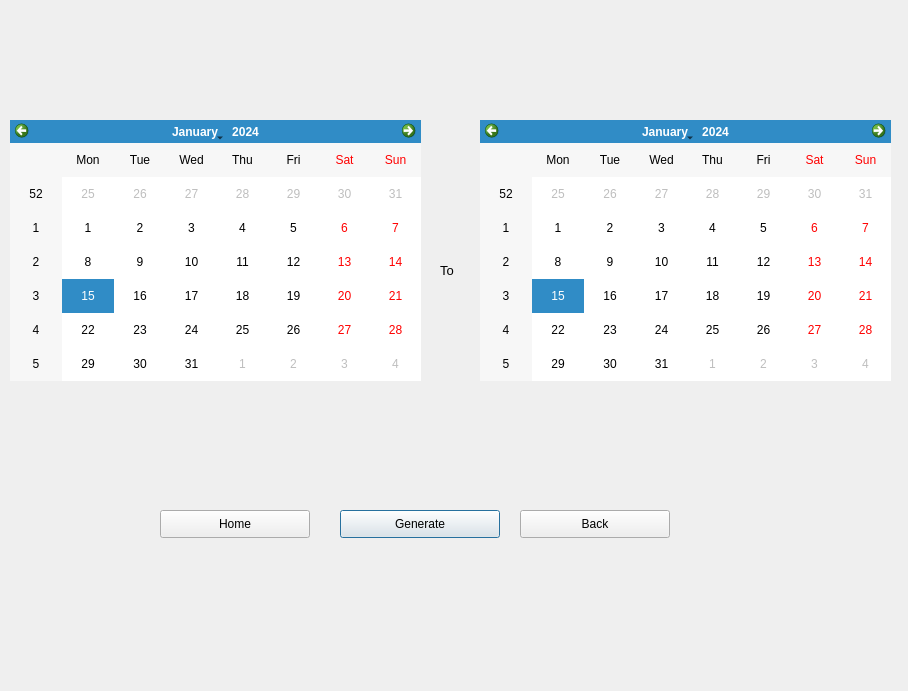
<?xml version="1.0" encoding="UTF-8"?>
<ui version="4.0">
 <class>Dialog</class>
 <widget class="QDialog" name="Dialog">
  <property name="geometry">
   <rect>
    <x>0</x>
    <y>0</y>
    <width>908</width>
    <height>691</height>
   </rect>
  </property>
  <property name="windowTitle">
   <string>Custom Revenue</string>
  </property>
  <widget class="QPushButton" name="generate">
   <property name="geometry">
    <rect>
     <x>340</x>
     <y>510</y>
     <width>160</width>
     <height>28</height>
    </rect>
   </property>
   <property name="text">
    <string>Generate</string>
   </property>
  </widget>
  <widget class="QCalendarWidget" name="date1">
   <property name="geometry">
    <rect>
     <x>10</x>
     <y>120</y>
     <width>411</width>
     <height>261</height>
    </rect>
   </property>
  </widget>
  <widget class="QCalendarWidget" name="date2">
   <property name="geometry">
    <rect>
     <x>480</x>
     <y>120</y>
     <width>411</width>
     <height>261</height>
    </rect>
   </property>
  </widget>
  <widget class="QLabel" name="label">
   <property name="geometry">
    <rect>
     <x>440</x>
     <y>260</y>
     <width>50</width>
     <height>21</height>
    </rect>
   </property>
   <property name="font">
    <font>
     <pointsize>10</pointsize>
    </font>
   </property>
   <property name="text">
    <string>To</string>
   </property>
  </widget>
  <widget class="QPushButton" name="backButton">
   <property name="geometry">
    <rect>
     <x>520</x>
     <y>510</y>
     <width>150</width>
     <height>28</height>
    </rect>
   </property>
   <property name="text">
    <string>Back</string>
   </property>
  </widget>
  <widget class="QPushButton" name="homeButton">
   <property name="geometry">
    <rect>
     <x>160</x>
     <y>510</y>
     <width>150</width>
     <height>28</height>
    </rect>
   </property>
   <property name="text">
    <string>Home</string>
   </property>
  </widget>
 </widget>
 <resources/>
 <connections/>
</ui>
